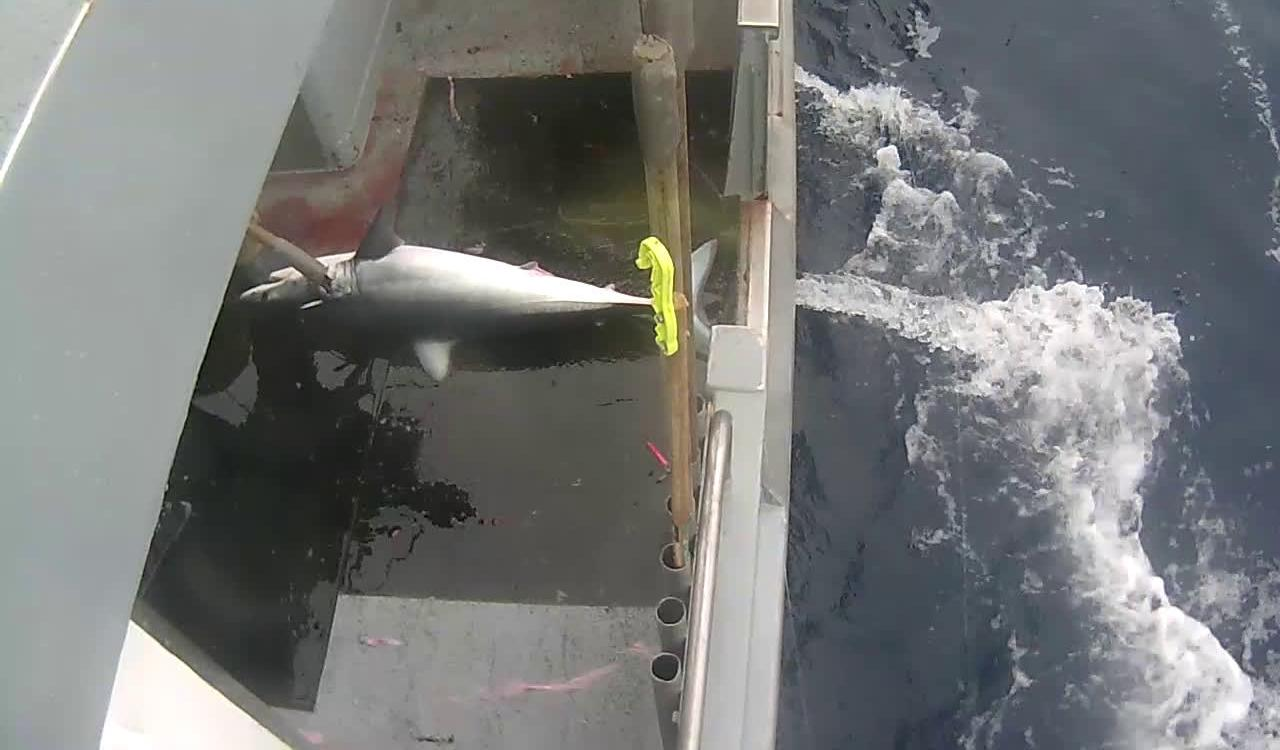
#> input picture pyimagesearch/object_detection/img_05887.jpg, 1280 x 750 px
$ jupyter execute Template_Matching.ipynb   (shell and % lines are left out)
#> lines starting #> are read from the running program, lines starting #| are printed output that depends on the picture; after the words box and inside, x2 and y2 are one past the last pixel; in counts of white or black regions, pixels touching at a corner belong together
[cell 1]
import cv2
import matplotlib.pyplot as plt
import numpy as np

[cell 2]
source = cv2.imread("img_05887.jpg")
#> source is the input picture: shape (750, 1280, 3); mean B, G, R 118.9, 119.4, 117.7
template = cv2.imread("shark_copy.jpg")
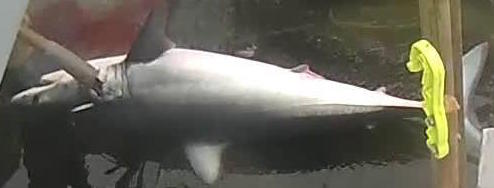
#> input picture pyimagesearch/object_detection/shark_copy.jpg, 494 x 188 px
#> template is the input picture: shape (188, 494, 3); mean B, G, R 88.5, 99.9, 103.1

[cell 3]
(tempH, tempW) = template.shape[:2]
#> tempH = 188; tempW = 494
print (tempH, tempW)
#| 188 494

[cell 4]
plt.imshow(source)
plt.show()

[cell 5]
result = cv2.matchTemplate(source, template, cv2.TM_CCOEFF)
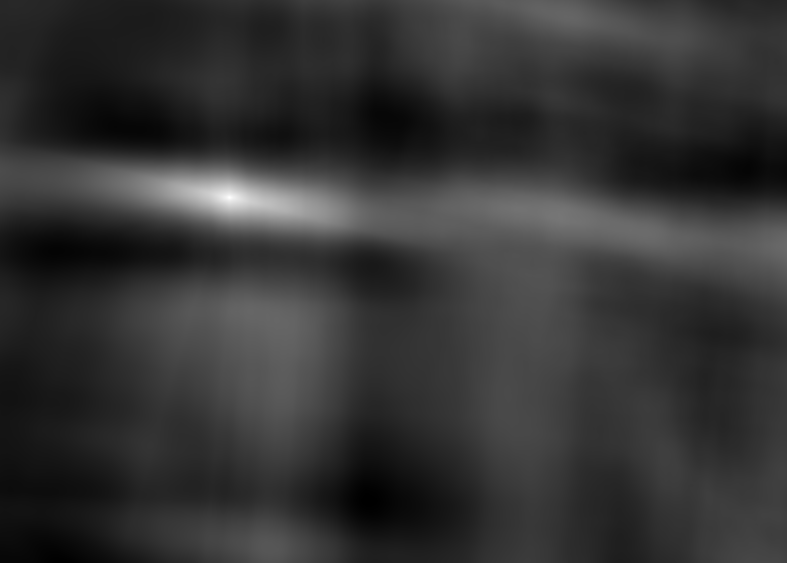
#> result: shape (563, 787) float32; min -245396400, max 920420032, mean -5868307; drawn with min black and max white

[cell 6]
result

[cell 7]
(minVal, maxVal, minLoc, (x,y)) = cv2.minMaxLoc(result)
#> minVal = -245396400; maxVal = 920420032; minLoc = (59, 562); x = 229; y = 197

[cell 8]
# Bouding box on the source image
cv2.rectangle(source, (x,y), (x+tempW,y+tempH),(0,255,0), 2)
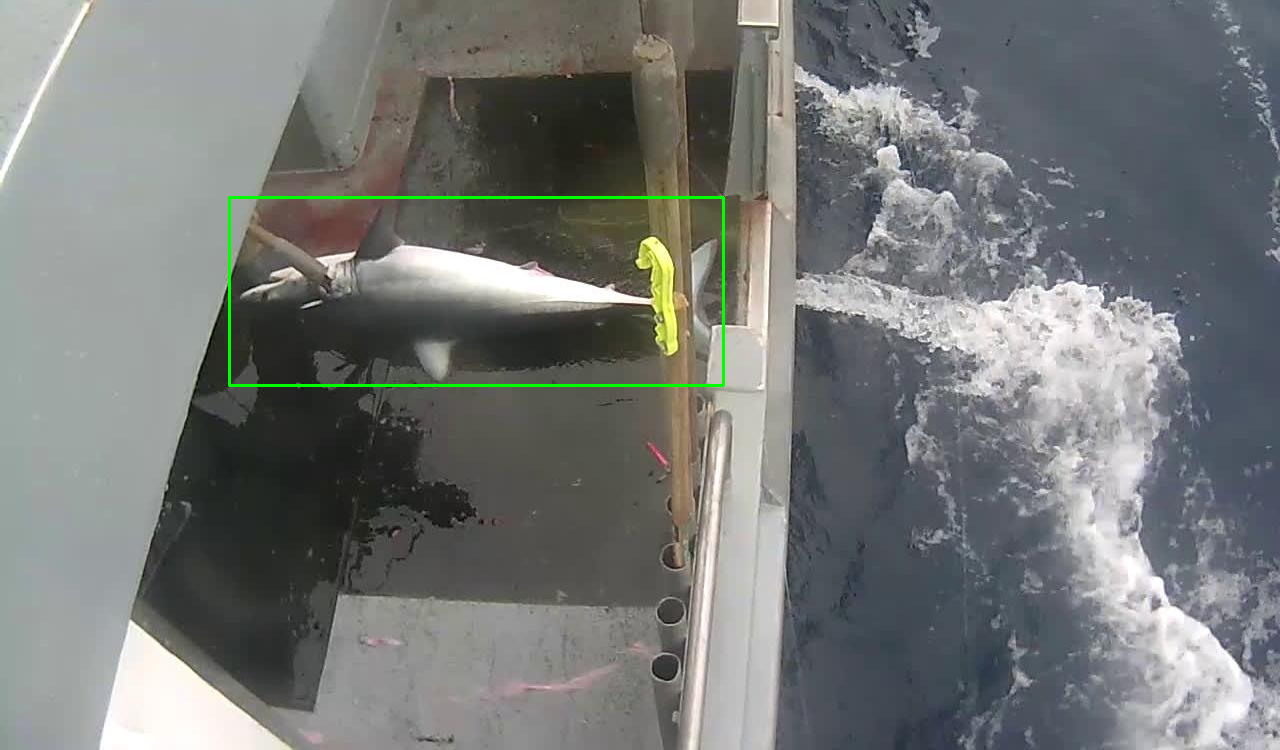
#> source: shape (750, 1280, 3); 0.43% of pixels changed, all inside (x1, y1, x2, y2) = (228, 196, 725, 387)
plt.imshow(source)
